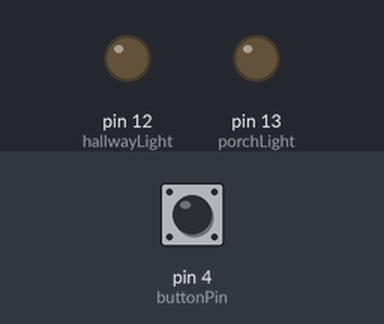
Simulated run of this sketch. Board: Arduino Uno, built with avr-gcc and run on an emulated ATmega328P. Shown: output pins drawn as LEDs (lit = HIGH). The test bench sets the inputs (shaded band); at power-on: pin 4 (buttonPin) HIGH.

Above: at 1.2 s.
1.3 s: pin 4 (buttonPin) pulled LOW for 0.15 s
At 2.2 s:
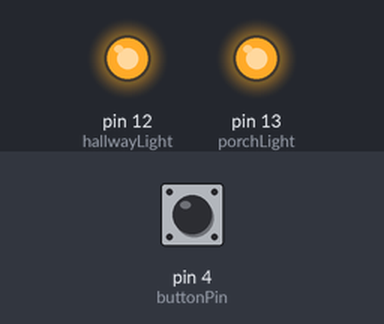
At 32.3 s:
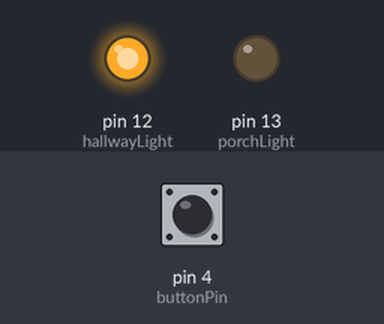
Timing chart, 0 to 32.8 s (numbered marks = the images above; inputs shaded):
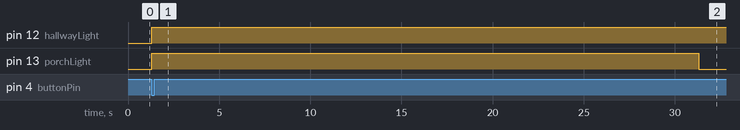

Measured:
- after the input at 1.3 s, pin 12 (hallwayLight): LOW → HIGH at once; pin 13 (porchLight): LOW → HIGH at once, → LOW 30.0 s later

The sketch:

Task1.1Lights_ON.ino
```cpp
const int porchLight = 13;    // built-in LED
const int hallwayLight = 12;  // external LED
const int buttonPin = 4;      // switch

void setup() {
  setupPins();
}

void loop() { //I have seperated my code into different modules
  if (isButtonPressed()) {
    runLightingSequence();
    waitForButtonRelease();
  }
}

void setupPins() {
  pinMode(porchLight, OUTPUT);
  pinMode(hallwayLight, OUTPUT);
  pinMode(buttonPin, INPUT_PULLUP);
}

bool isButtonPressed() {
  return digitalRead(buttonPin) == LOW;
}

void turnLightsOn() {
  digitalWrite(porchLight, HIGH);
  digitalWrite(hallwayLight, HIGH);
}

void turnPorchLightOff() {
  digitalWrite(porchLight, LOW);
}

void turnHallwayLightOff() {
  digitalWrite(hallwayLight, LOW);
}

void waitForThirtySeconds() {
  delay(30000);
}

void waitForButtonRelease() {
  while (digitalRead(buttonPin) == LOW) {
    delay(10);
  }
}

void runLightingSequence() {
  turnLightsOn();
  waitForThirtySeconds();
  turnPorchLightOff();
  waitForThirtySeconds();
  turnHallwayLightOff();
}
```
